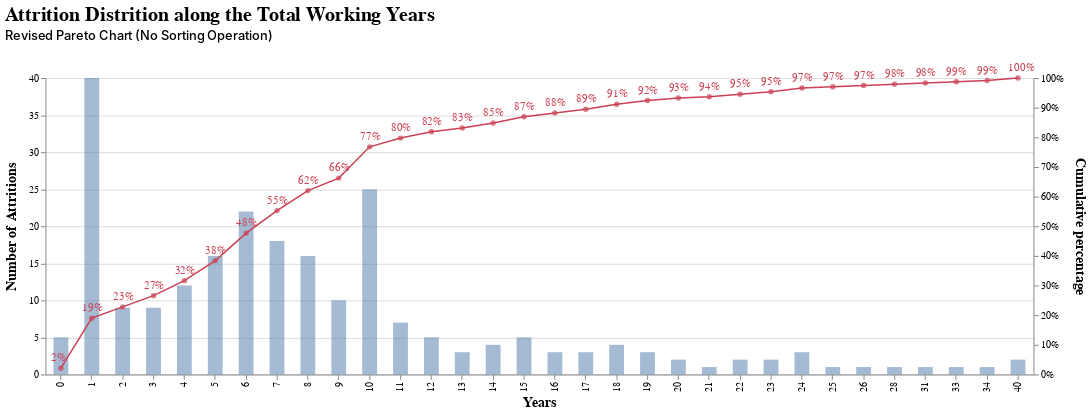

Notebook code cell kept with this figure:
### Code cell
years_pareto(df_totalworkyear).properties(
        title = {
            'text': 'Attrition Distrition along the Total Working Years',
            'subtitle':'Revised Pareto Chart (No Sorting Operation)',
            'subtitleFontWeight':500,
            'subtitleFontSize': 13,
            'anchor':'start',
            'fontSize': 20,
            'offset':20,
            'subtitlePadding':5

        }
    )

### Figure 1 — Vega-Lite specification as saved in the notebook (floating-point values rounded to 4 significant figures)
{"config": {"view": {"continuousWidth": 400, "continuousHeight": 300, "strokeWidth": 0}, "mark": {}}, "layer": [{"mark": {"type": "bar", "opacity": 0.5, "size": 15}, "encoding": {"x": {"type": "ordinal", "axis": {"title": "Years", "titleFontSize": 14}, "field": "year"}, "y": {"type": "quantitative", "axis": {"title": "Number of Attritions", "titleFontSize": 14, "titlePadding": 10}, "field": "counts"}}, "height": 300, "width": 1000}, {"mark": {"type": "line", "color": "#cb4154", "strokeWidth": 1.5}, "encoding": {"text": {"type": "quantitative", "field": "cumpercent"}, "x": {"type": "ordinal", "axis": {"title": "Years", "titleFontSize": 14}, "field": "year"}, "y": {"type": "quantitative", "axis": {"format": ".0%", "title": "Cumulative percentage", "titleFontSize": 14, "titlePadding": 10}, "field": "cumpercent"}}, "height": 300, "width": 1000}, {"mark": {"type": "circle", "color": "#cb4154", "strokeWidth": 3}, "encoding": {"text": {"type": "quantitative", "field": "cumpercent"}, "x": {"type": "ordinal", "axis": {"title": "Years", "titleFontSize": 14}, "field": "year"}, "y": {"type": "quantitative", "axis": null, "field": "cumpercent"}}, "height": 300, "width": 1000}, {"mark": {"type": "text", "align": "left", "baseline": "middle", "dx": -10, "dy": -10}, "encoding": {"color": {"value": "#cb4154"}, "text": {"type": "quantitative", "field": "cumpercent", "format": ".0%"}, "x": {"type": "ordinal", "axis": {"title": "Years", "titleFontSize": 14}, "field": "year"}, "y": {"type": "quantitative", "axis": null, "field": "cumpercent"}}, "height": 300, "width": 1000}], "data": {"name": "data-c5b40134d166606c6284f9a439cfa657"}, "resolve": {"scale": {"y": "independent"}}, "title": {"text": "Attrition Distrition along the Total Working Years", "subtitle": "Revised Pareto Chart (No Sorting Operation)", "subtitleFontWeight": 500, "subtitleFontSize": 13, "anchor": "start", "fontSize": 20, "offset": 20, "subtitlePadding": 5}, "$schema": "https://vega.github.io/schema/vega-lite/v4.8.1.json", "datasets": {"data-c5b40134d166606c6284f9a439cfa657": [{"year": 0, "counts": 5, "cumpercent": 0.0211}, {"year": 1, "counts": 40, "cumpercent": 0.1899}, {"year": 2, "counts": 9, "cumpercent": 0.2278}, {"year": 3, "counts": 9, "cumpercent": 0.2658}, {"year": 4, "counts": 12, "cumpercent": 0.3165}, {"year": 5, "counts": 16, "cumpercent": 0.384}, {"year": 6, "counts": 22, "cumpercent": 0.4768}, {"year": 7, "counts": 18, "cumpercent": 0.5527}, {"year": 8, "counts": 16, "cumpercent": 0.6203}, {"year": 9, "counts": 10, "cumpercent": 0.6624}, {"year": 10, "counts": 25, "cumpercent": 0.7679}, {"year": 11, "counts": 7, "cumpercent": 0.7975}, {"year": 12, "counts": 5, "cumpercent": 0.8186}, {"year": 13, "counts": 3, "cumpercent": 0.8312}, {"year": 14, "counts": 4, "cumpercent": 0.8481}, {"year": 15, "counts": 5, "cumpercent": 0.8692}, {"year": 16, "counts": 3, "cumpercent": 0.8819}, {"year": 17, "counts": 3, "cumpercent": 0.8945}, {"year": 18, "counts": 4, "cumpercent": 0.9114}, {"year": 19, "counts": 3, "cumpercent": 0.9241}, {"year": 20, "counts": 2, "cumpercent": 0.9325}, {"year": 21, "counts": 1, "cumpercent": 0.9367}, {"year": 22, "counts": 2, "cumpercent": 0.9451}, {"year": 23, "counts": 2, "cumpercent": 0.9536}, {"year": 24, "counts": 3, "cumpercent": 0.9662}, {"year": 25, "counts": 1, "cumpercent": 0.9705}, {"year": 26, "counts": 1, "cumpercent": 0.9747}, {"year": 28, "counts": 1, "cumpercent": 0.9789}, {"year": 31, "counts": 1, "cumpercent": 0.9831}, {"year": 33, "counts": 1, "cumpercent": 0.9873}, {"year": 34, "counts": 1, "cumpercent": 0.9916}, {"year": 40, "counts": 2, "cumpercent": 1.0}]}}
